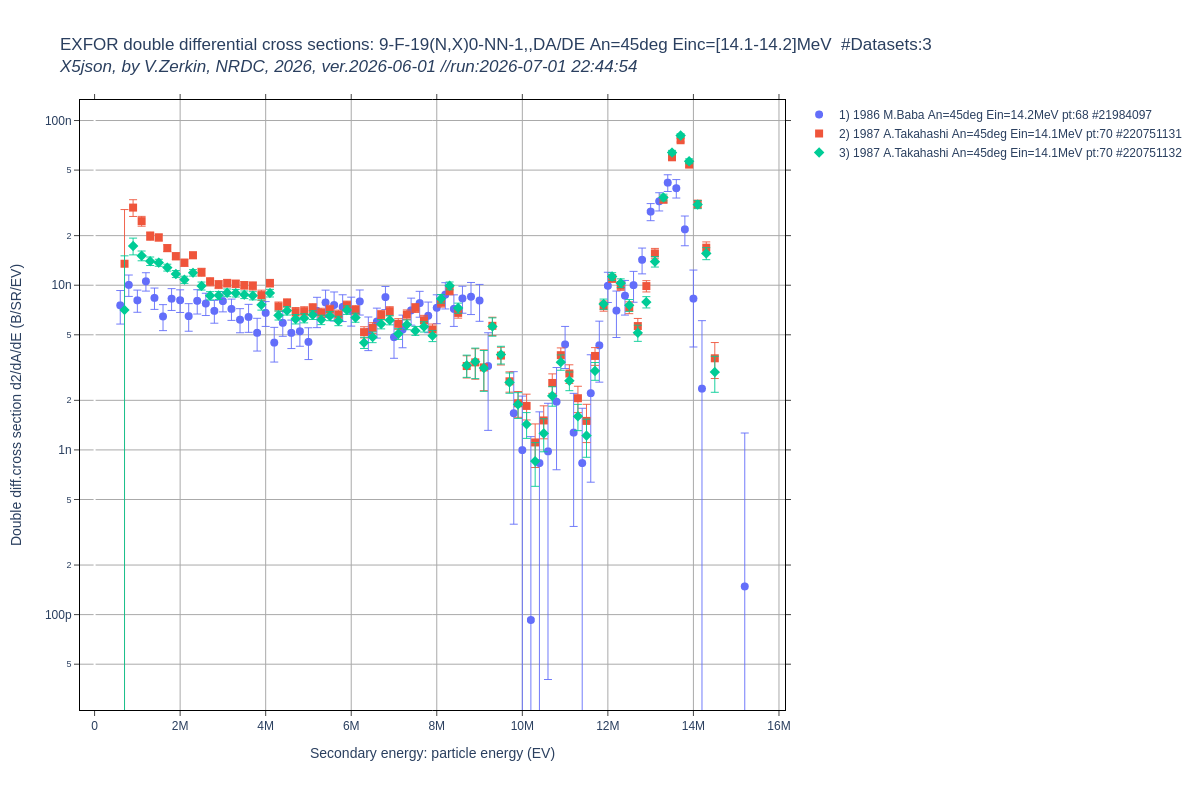

This figure's Python source:
"""
 ***********************************************************************************
 * Copyright (C) 2026 Viktor Zerkin (NRDC), v.zerkin@gmail.com                     *
 *-----------------------------------------------------------------------------    *
 * Permission is hereby granted, free of charge, to any person obtaining a copy    *
 * of this software and associated documentation files (the "Software"), to deal   *
 * in the Software without restriction, including without limitation the rights    *
 * to use, copy, modify, merge, publish, distribute, sublicense, and/or sell       *
 * copies of the Software, and to permit persons to whom the Software is furnished *
 * to do so, subject to the following conditions:                                  *
 *                                                                                 *
 * The above copyright notice and this permission notice shall be included in all  *
 * copies or substantial portions of the Software.                                 *
 *                                                                                 *
 * THE SOFTWARE IS PROVIDED "AS IS", WITHOUT WARRANTY OF ANY KIND, EXPRESS OR      *
 * IMPLIED, INCLUDING BUT NOT LIMITED TO THE WARRANTIES OF MERCHANTABILITY,        *
 * FITNESS FOR A PARTICULAR PURPOSE AND NONINFRINGEMENT. IN NO EVENT SHALL THE     *
 * AUTHORS OR COPYRIGHT HOLDERS BE LIABLE FOR ANY CLAIM, DAMAGES OR OTHER          *
 * LIABILITY, WHETHER IN AN ACTION OF CONTRACT, TORT OR OTHERWISE, ARISING FROM,   *
 * OUT OF OR IN CONNECTION WITH THE SOFTWARE OR THE USE OR OTHER DEALINGS IN       *
 * THE SOFTWARE.                                                                   *
 *                                                                                 *
 *-----------------------------------------------------------------------------    *
 *   AUTHOR:                                                                       *
 *   Viktor Zerkin, PhD, IAEA-NDS(1999-2023), NRDC(1999-2026)                      *
 *   e-mail: v.zerkin@gmail.com                                                    *
 ***********************************************************************************
"""
import datetime
import json
import math
import sys
sys.path.append('./')
from x5subr import *
import plotly
from plotly.graph_objs import Scatter, Layout 
from pprint import pprint

print("Program: x5data6dae.py, ver.2026-07-01")
print("Author:  V.Zerkin, Vienna, 2026")
print("Purpose: find datasets by reaction, load X5-json,")
print("         extract double differential cross section data")
print("         filter data by angle and incident energy, plot by Plotly")
print("")

ct=str(datetime.datetime.now())[:19]
print("Running: "+ct+"\n")
#input("Press the <ENTER> key to continue...")

nexample='default'
if (len(sys.argv)>1) and (sys.argv[1]!=''): nexample=str(sys.argv[1])

base='./'

def sort_ya1(ds):
#   rr=str(ds['year1'])+','+ds['author1ini']+ds['author1']
    rr=str(ds['ei'])+':'+str(ds['year1'])+','+ds['author1ini']+ds['author1']
    return rr

#datasets=read_csv_file("EXFOR-Datasets.csv")
datasets=read_csv_file("X5-Datasets.csv")
nDatasets=len(datasets)
print('-0-Datasets:'+str(nDatasets))

eiMin=None; eiMax=None

reacode='9-F-19(N,X)0-NN-1,,DA/DE'
an=45; anMin=an-0.5; anMax=an+0.5
eiMin=14.1e6; eiMax=14.2e6

print('---ReactionCode:',reacode)
print('---Angle.out:   ',anMin,'-',anMax,'deg.')
print('---Energy.in:   ',str(eiMin),'-',str(eiMax),'eV')

datasets=filter_datasets(datasets,'ReactionCode',reacode)
nDatasets=len(datasets)
print('-1-Datasets:'+str(nDatasets))
if (nDatasets<=0):
    print("---No data found---")
    sys.exit(2)

xtitle=''; ytitle=''
outDatasets={}
vary='y'; varEN='x1'; varAN='x3'; varE2='x2'
dss=[];ids=0
for dataset in datasets:
    entryfile=base+dataset['dir']+'/'+dataset['Entry']+'.x5.json'
    EntryID=dataset['Entry']
    SubentID=dataset['DatasetID'][:8]
    DatasetID=dataset['DatasetID']
    print(str(ids)+') File:['+entryfile+'] Subent:'+SubentID+' Dataset:'+DatasetID)
    f=open(entryfile)
    Entry=json.load(f)
    ids+=1
    Subent=get_subent(Entry,SubentID)
    if (Subent is None): continue
    ds=get_dataset(Subent,DatasetID)
#    print('\n\n++++\n'+json.dumps(ds,indent=2))
    if (ds is None): continue
    print('    c5data:',get_cvars(ds))
    varEN=get_cvar4fam(ds['c5data'],'EN')
    varAN=get_cvar4fam(ds['c5data'],'ANG')
    varE2=get_cvar4fam(ds['c5data'],'E2')
    if (varE2 is None): continue
    yobj=ds['c5data'].get('y')
    eobj=ds['c5data'].get(varEN)	# EN(EV)
    aobj=ds['c5data'].get(varAN)	# ANG(ADEG)
    e2obj=ds['c5data'].get(varE2)	# E2(EV)
    ytitle=ds['quantExpan']+' ('+yobj['units']+')'
    xtitle=e2obj['expansion']+' ('+e2obj['units']+')'
    yarr=yobj.get('y');  dyarr=yobj.get('dy')
    earr=eobj.get(varEN); dearr=eobj.get('d'+varEN)
    aarr=aobj.get(varAN); daarr=aobj.get('d'+varAN)
    e2arr=e2obj.get(varE2); de2arr=aobj.get('d'+varE2)
#    print('\t==arrays:'+' Data:'+str(len(yarr))+' En:'+str(len(earr))+' An:'+str(len(aarr))+' E2:'+str(len(e2arr)))
#    print('\t Da:',yarr)
#    print('\t En:',earr)
#    print('\t An:',aarr)
#    print('\t E2:',e2arr)
    if (yarr is None): continue
    if (earr is None): continue
    if (aarr is None): continue
    if (e2arr is None): continue
    nPnt=0
    yy=[]; dy=[]; xx=[]; dx=[]; aa=-777; aas=[]; ee=-777; ees=[]
    for ii in range(len(yarr)):
        y=yarr[ii]
        e=earr[0]
        if len(earr)>1: e=earr[ii]	#--repeating value
        a=aarr[0]
        if len(aarr)>1: a=aarr[ii]	#--repeating value
        e2=e2arr[0]
        if len(e2arr)>1: e2=e2arr[ii]	#--repeating value
#        print(' y=',y,' e=',e,' a=',a,' e2=',e2)

        aa=a; ee=e
        aas.append(a)
        ees.append(e)

        if eiMin is not None:
            if (e<eiMin): continue
        if eiMax is not None:
            if (e>eiMax): continue

        if (a<anMin) or (a>anMax): continue

#        print(' y=',y,' e=',e,' a=',a,' e2=',e2)

        nowDatasetSplit=ds['DatasetID']+' '+str(round(a))+' '+str(round(e/1e6))
#        print('---nowDatasetSplit:['+nowDatasetSplit+']')
        nowDataset=outDatasets.get(nowDatasetSplit)
        if nowDataset is None:
            nowDataset={}
            outDatasets[nowDatasetSplit]=nowDataset
            nowDataset['DatasetID']=ds['DatasetID']
            nowDataset['year1']=ds['year1']
            nowDataset['author1ini']=ds['author1ini']
            nowDataset['author1']=ds['author1']
            yy=[]; dy=[]; xx=[]; dx=[]
            nowDataset['y']=yy; nowDataset['dy']=dy
            nowDataset['x']=xx; nowDataset['dx']=dx
            nowDataset['x4lbl']=str(ds['year1'])+' '+ds['author1ini']+ds['author1']+' An='+str(round(aa,1))+'deg'+' Ein='+str(round(e/1e6,1))+'MeV'
            nowDataset['ei']=e
#           print('++++\n'+json.dumps(nowDataset,indent=2))
        else:
            yy=nowDataset['y']; dy=nowDataset['dy']
            xx=nowDataset['x']; dx=nowDataset['dx']
        nPnt+=1
        yy.append(y)
        xx.append(e2)
        if dyarr is not None: dy.append(dyarr[ii])
        if de2arr is not None: dx.append(de2arr[ii])
    ees=list(set(ees));    ees=sorted(ees)
    aas=list(set(aas));    aas=sorted(aas)
#   print('    outDatasets:'+str(len(outDatasets)))
    print('    Dataset:'+ds['DatasetID']+' '+str(ds['year1'])+','+ds['author1']
	+' #Pnt:'+str(len(yarr))
	+' #Pnt.selected:'+str(nPnt)
	+' #Aout:'+str(len(aas))
	+' Aout(deg):'+str(aas[:8])
	+' #Ein:'+str(len(ees))
	+' Ein(eV):'+str(ees[:8])
	)
#    if ids>0: break

#print('++++++++\n'+json.dumps(outDatasets,indent=2))
outDatasets=list(outDatasets.values())
print('---ReactionCode:',reacode)
print('---Angle.out:   ',anMin,'-',anMax,'deg.')
print('---Energy.in:   ',str(eiMin),'-',str(eiMax),'eV')
print('---Data selected---')
dss=[];ids=0
for dataset in outDatasets:
    ids+=1
    print(str(ids).rjust(4)+' '+dataset['x4lbl']+' ly:'+str(len(dataset['y'])))
    if len(dataset['y'])>0: dss.append(dataset)
#    print('++++\n'+json.dumps(dataset,indent=2))

dss=sorted(dss,key=sort_ya1,reverse=True)
nDatasets=len(dss)
print('-1-Datasets:'+str(nDatasets))
if (nDatasets<=0):
    print("---No data to plot---")
    sys.exit(2)

#_________________Preparing EXFOR data for plot_________________
data1=[]; ii=0
for ds in dss:
    tr=Scatter(x=ds['x'],y=ds['y']
	,text=ds['x4lbl']
	,name=str(ii+1)+') '+ds['x4lbl']+' pt:'+str(len(ds['x']))+' #'+ds['DatasetID']
	,marker_symbol=str(ii%33)
	,marker_size=8
	,mode="markers"
	)
    if (ds['dy'] is not None): tr.error_y=dict(type='data',array=ds['dy'],visible=True,thickness=0.9)
    if (ds['dx'] is not None): tr.error_x=dict(type='data',array=ds['dx'],visible=True,thickness=0.9)
    data1.append(tr)
    ii+=1

xtype='linear';ytype='linear'
#xtype='log';
ytype='log'
plotTitle=reacode + ' An='+str(an)+'deg'+' Einc=['+str(eiMin/1e6)+'-'+str(eiMax/1e6)+']MeV';

#_________________Plot data from EXFOR_________________
plot1={}
plot1['data']=data1
xaxis=dict(title=xtitle,showline=True,linecolor='black',ticks='outside'
,showgrid=True,gridcolor='#aaaaaa',type=xtype)
yaxis={'title':ytitle,'showline':True,'linecolor':'black'
	,'showgrid':True, 'gridcolor':'#aaaaaa','ticks':'outside','type':ytype
	,'zeroline':True, 'zerolinecolor':'#dddddd'#, 'zerolinewidth':0.1
}
xaxis['mirror']='ticks'
yaxis['mirror']='ticks' 
plot1['layout']=Layout(title='EXFOR double differential cross sections: '+plotTitle
	+'  #Datasets:'+str(nDatasets)
	+'<br><i>X5json, by V.Zerkin, NRDC, 2026, ver.2026-06-01 //run:'+ct+'</i>'
	,xaxis=xaxis,yaxis=yaxis
	,plot_bgcolor='white'
	,legend=dict(traceorder="grouped")
)

outhtml='x5data6dae'
plotly.offline.plot(plot1,filename=outhtml+'.html',auto_open=False)

#needs: $ pip3 install -U kaleido
plotly.io.write_image(plot1,outhtml+'.png',width=1200,height=790)

print('\nProgram successfully completed')
